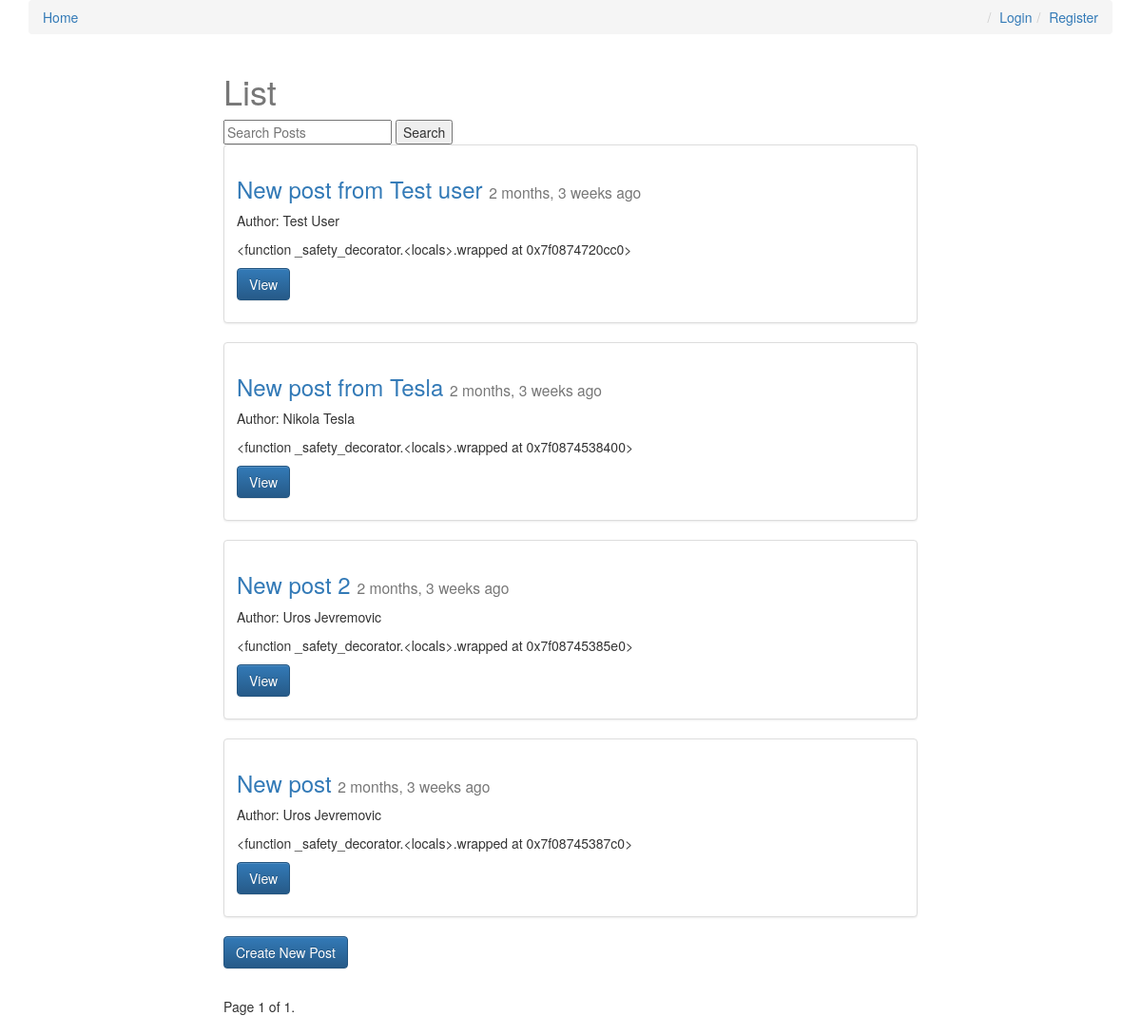
/, run on an earlier commit of the app's database.
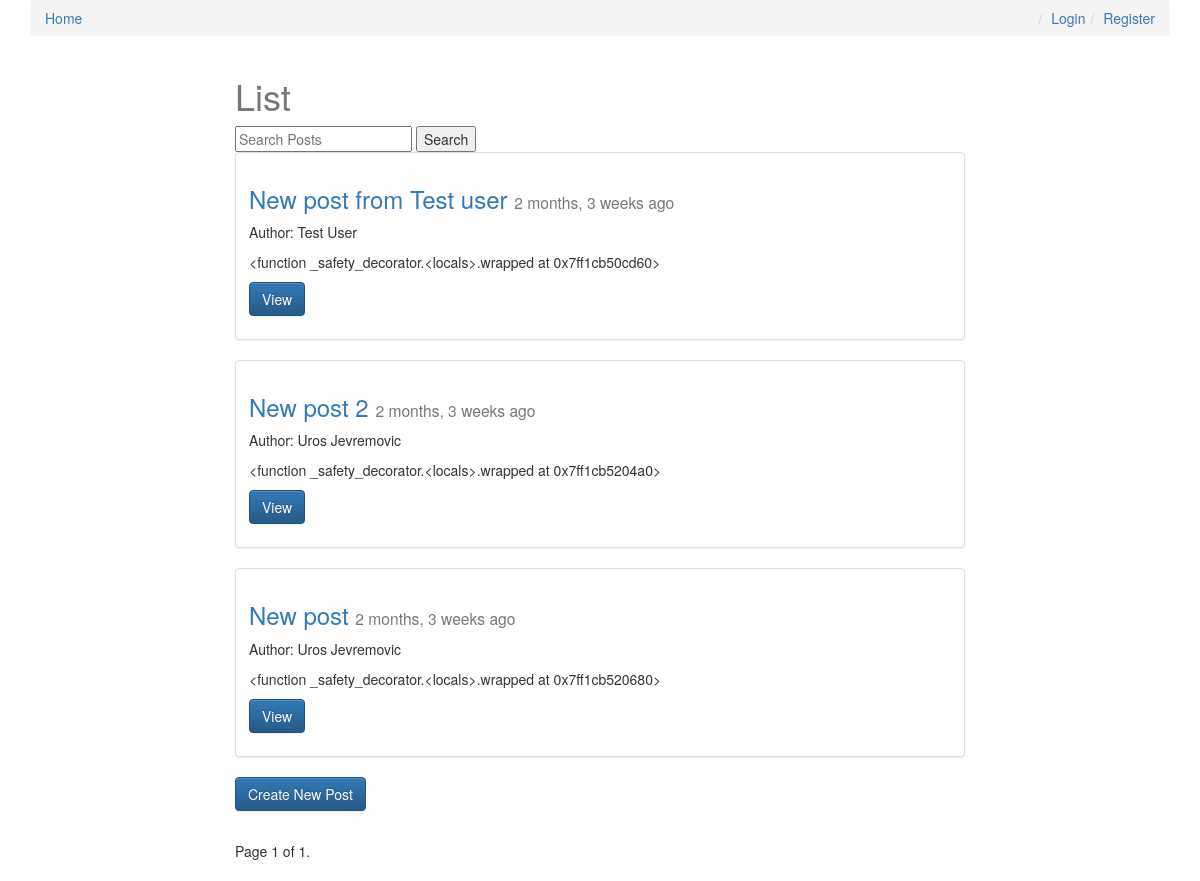
And on a later commit of the database.
### posts/models.py (models this page shows, shortened)
class Post(models.Model):
    user = models.ForeignKey(settings.AUTH_USER_MODEL, default=1)
    title = models.CharField(max_length=255)
    slug = models.SlugField(unique=True)
    image = models.ImageField(null=True, blank=True,
                              height_field='image_height', width_field='image_width')
    image_width = models.IntegerField(default=0)
    image_height = models.IntegerField(default=0)
    share_public = models.BooleanField(default=True)
    content = models.TextField()
    read_time = models.TimeField(null=True, blank=True)
    updated = models.DateTimeField(auto_now=True)
    created_at = models.DateTimeField(auto_now_add=True)
    objects = PostManager()
    def get_absolute_url(self):
        return reverse('posts:detail', kwargs={'slug': self.slug})
    def get_markdown(self):
        content = self.content
        return mark_safe(markdown(content))
    class Meta:
        ordering = ['-created_at', '-updated']

### posts/views.py (the view, shortened to what this page needs)
# urls.py: url(r'^$', views.post_list, name='list'),
def post_list(request):
    posts_list = Post.objects.all_published()
    if request.user.is_staff or request.user.is_superuser:
        posts_list = Post.objects.all()
    query = request.GET.get('q')
    title = 'List'
    paginator = Paginator(posts_list, 4)  # Show 25 contacts per page
    page = request.GET.get('page')
    try:
        posts = paginator.page(page)
    except PageNotAnInteger:
        posts = paginator.page(1)
    except EmptyPage:
        posts = paginator.page(paginator.num_pages)
    return render(request, 'posts/post_list.html', {'posts': posts, 'title': title})

### posts/models.py (called while the page is built)
    def all_published(self, *args, **kwargs):
        return super(PostManager, self).filter(share_public=True)

### posts/templates/posts/post_list.html (shortened to what this page needs)
{% extends 'layout.html' %}
{% load markdown_deux_tags %}
{% block content %}
    <div class="col-sm-8 col-sm-offset-2">
        <h1>{{ title }}</h1>
        <form method="GET" action="">
            <input type="text" name="q" placeholder="Search Posts" value="{{ request.GET.q }}">
            <input type="submit" value="Search">
        </form>
        {% for post in posts %}
            <div class="row">
            <div class="col-sm-12">
                <div class="thumbnail">
                  <div class="caption post-detail-item">
                    <h3>
                        <a href="{{ post.get_absolute_url }}">{{ post.title }}</a>
                        <small>{{ post.created_at|timesince }} ago</small>
                    </h3>
                    {% if post.user.get_full_name %}
                        <p>Author: {{ post.user.get_full_name }}</p>
                    {% endif %}
                    <p>{{ post.get_markdown|truncatechars:100 }}</p>
                    <p><a href="{{ post.get_absolute_url }}" class="btn btn-primary" role="button">View</a></p>
                  </div>
                </div>
            </div>
            </div>
        {% endfor %}
        <div class="row">
            <div class="col-sm-12">
                    <p><a href="{% url 'posts:create' %}" class="btn btn-primary" role="button">Create New Post</a></p>
            </div>
        </div>
        <div class="pagination">
        <span class="step-links">
            <span class="current">
                Page {{ posts.number }} of {{ posts.paginator.num_pages }}.
            </span>
        </span>
        </div>
    </div>
{% endblock %}

### templates/layout.html (shortened to what this page needs)
{% load static %}
<!DOCTYPE html>
<html lang="en">
<head>
    <link rel="stylesheet" href="https://maxcdn.bootstrapcdn.com/bootstrap/3.3.7/css/bootstrap.min.css">
    <link rel="stylesheet" href="https://maxcdn.bootstrapcdn.com/bootstrap/3.3.7/css/bootstrap-theme.min.css">
    <link rel="stylesheet" href="{% static 'css/base.css' %}">
</head>
<body>
    <div class='container'>
        <ol class="breadcrumb">
            <li><a href="{% url 'posts:list' %}">Home</a></li>
            {% if not request.user.is_authenticated %}
                <li class="pull-right"><a href="{% url 'register' %}">Register</a></li>
                <li class="pull-right"><a href="{% url 'login' %}">Login</a></li>
            {% else %}
                <li class="pull-right"><a href="{% url 'logout' %}">Logout</a></li>
            {% endif %}
        </ol>
        {% block content %}
        {% endblock %}
    </div>
</body>
</html>

### static/css/base.css (style rules this page uses)
h1 { color: #777; }

What changed in the data, as far as the page shows it:
removed Post: title "New post from Tesla", created_at "2 months, 3 weeks", user.get_full_name "Nikola Tesla", get_markdown "<function _safety_decorator.<locals>.wrapped at 0x7f0874538400>"
computed for Post "New post from Test user": get_markdown "<function _safety_decorator.<locals>.wrapped at 0x7f0874720cc0>" → "<function _safety_decorator.<locals>.wrapped at 0x7ff1cb50cd60>"
computed for Post "New post 2": get_markdown "<function _safety_decorator.<locals>.wrapped at 0x7f08745385e0>" → "<function _safety_decorator.<locals>.wrapped at 0x7ff1cb5204a0>"
computed for Post "New post": get_markdown "<function _safety_decorator.<locals>.wrapped at 0x7f08745387c0>" → "<function _safety_decorator.<locals>.wrapped at 0x7ff1cb520680>"
